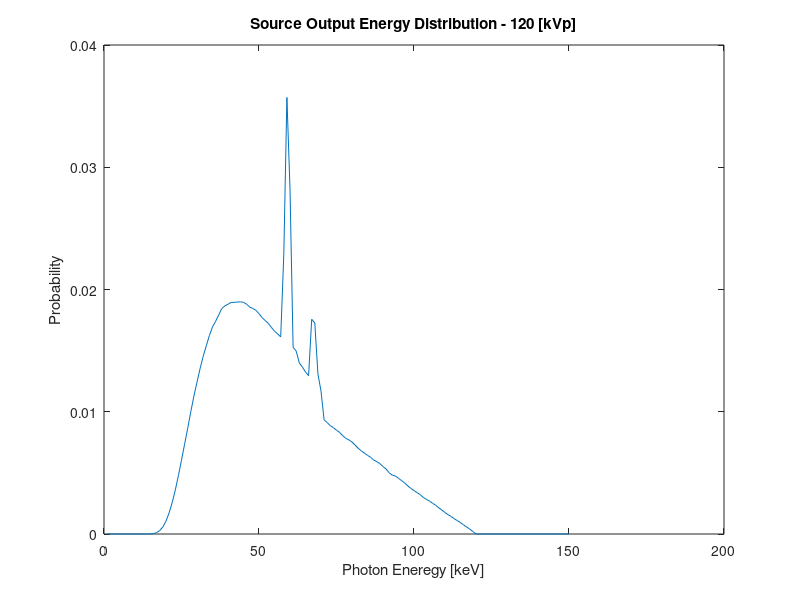
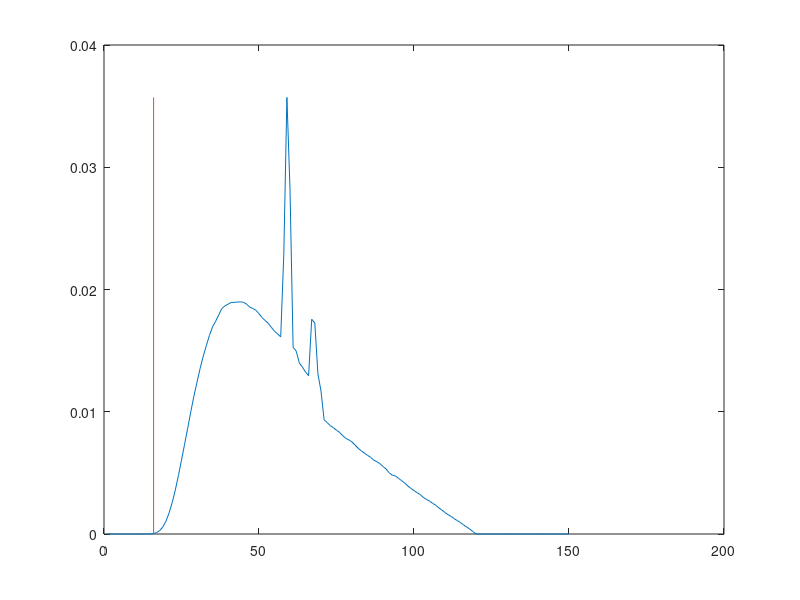

Here is the MATLAB script that generated these plots, in order: (Note: this script raises an error after producing the figures.)
clear; clc;
energy_vec = csvread('spectrum.txt');
max_energy = max(energy_vec);


num_bins = 6;
divide_type = 'equal_histogram';
% divide_type = 'equal_expectation';

if strcmp(divide_type,'equal_histogram')
    energy_sums = cumsum(energy_vec);
    energy_per_bin = 1/num_bins;

    edges_vec(1) = 16;
    edges_vec(num_bins+1) = 120;
    for ii=2:num_bins
        edges_vec(ii) = find(energy_sums>(energy_per_bin*(ii-1)),1);
    end

    edges_vec = round(edges_vec);
end
if strcmp(divide_type,'equal_expectation')
    energy_sums = cumsum(energy_vec'.*(1:length(energy_vec)));
    energy_per_bin = energy_sums(end)/num_bins;

    edges_vec(1) = 16;
    edges_vec(num_bins+1) = 120;
    for ii=2:num_bins
        edges_vec(ii) = find(energy_sums>(energy_per_bin*(ii-1)),1);
    end

    edges_vec = round(edges_vec);
end

effective_energy_locations = 1+edges_vec(1:end-1);
effective_energy = diff(edges_vec)/2+edges_vec(1:end-1);

figure;
plot(energy_vec);
title('Source Output Energy Distribution - 120 [kVp]')
xlabel('Photon Eneregy [keV]')
ylabel('Probability');

color_mat = [[0 0.4470 0.7410]; ...
            [0.8500 0.3250 0.0980]; ...
            [0.9290 0.6940 0.1250]; ...
            [0.4940 0.1840 0.5560]; ...
            [0.4660 0.6740 0.1880]; ...
            [0.3010 0.7450 0.9330]; ...
            [0.6350 0.0780 0.1840]];

figure;
plot(energy_vec); hold on;
legend_cell{1} = 'Source Energy';
for ii=1:(length(edges_vec)-1)
    plot([edges_vec(ii);edges_vec(ii)],[0;max_energy],'Color',color_mat(ii+1,:));
    legend_cell{ii+1} = sprintf('Bin %d',ii);
    rectangle('Position', [edges_vec(ii), 0, edges_vec(ii+1)-edges_vec(ii), max_energy], ...
                'FaceColor', [color_mat(ii+1,:), 0.3], ...
                'EdgeColor', [color_mat(ii+1,:), 0.3]);
end
legend(legend_cell)
title('Source Output Energy Distribution - 120 [kVp]')
xlabel('Photon Eneregy [keV]')
ylabel('Probability');

for ii=1:length(effective_energy_locations)
    effective_energy(ii) = sum(energy_vec(edges_vec(ii):edges_vec(ii+1)).*(edges_vec(ii):edges_vec(ii+1))')/sum(energy_vec(edges_vec(ii):edges_vec(ii+1)));
    if mod(ii,2)==1
        text(effective_energy_locations(ii),0.95*max_energy,sprintf('Effective\n%.2f [keV]',effective_energy(ii)))
    else
        text(effective_energy_locations(ii),1.05*max_energy,sprintf('Effective\n%.2f [keV]',effective_energy(ii)))
    end
end
